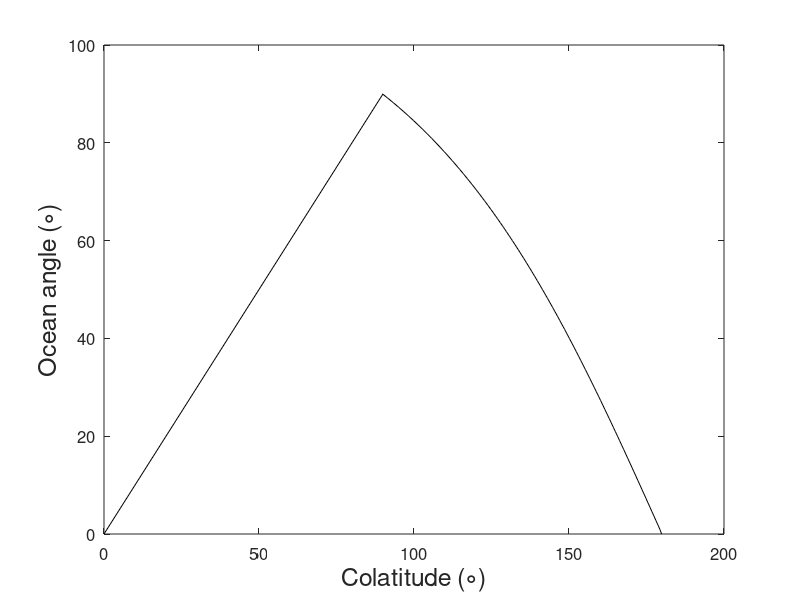
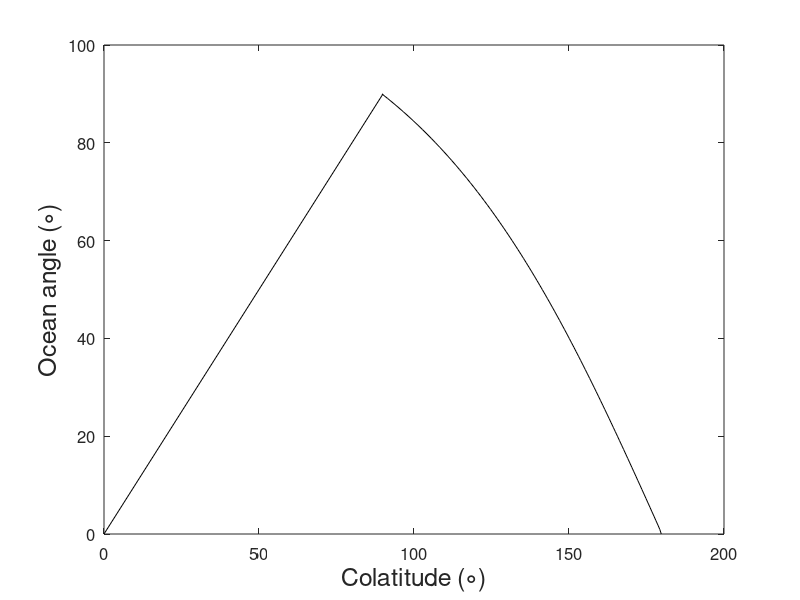
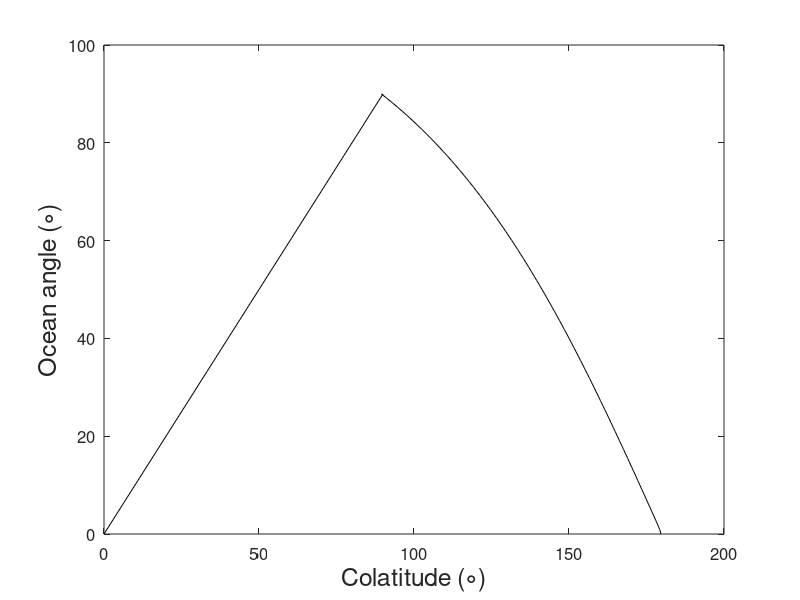
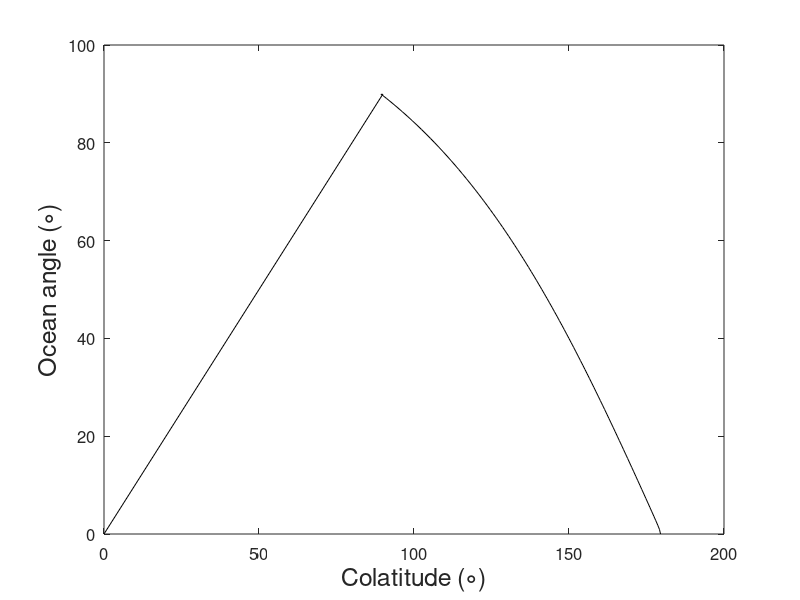

The MATLAB script that drew these images, in order:
%%%%%%%%%%%%%%%%%%%%%%%%%%%%%%%%%%%%%%%%%%%%%%%%%%%%%%%%%%%%%%%%%%%%%%%%%%%
% plot sea angle for north identation
% Used in Johnston and Montesi, Journal of Geophysical Research, 2017,
% Figure 6
%%%%%%%%%%%%%%%%%%%%%%%%%%%%%%%%%%%%%%%%%%%%%%%%%%%%%%%%%%%%%%%%%%%%%%%%%%%

Rs=252; % surface radius
for T=[10,20,40,60,80];
    for Ds=[0.1:0.1:0.9]*T; % which sea thickness
    
    %% find curvature in the South
    Rc=Rs-T; %core/base of shell radius 
    Rt=Rc+Ds; % radius at the top of the South Polar indentation
    As=linspace(0,90,100); % set of south polar indentation angles
    Ys=(Rt.^2-Rc.^2)./(Rt-Rc.*cosd(As))/2; % center of the south polar indentation
    Cs=Rt-Ys; %curvature of the south polar indentation
    
    %%
    Cn=Cs; Dn=Ds/2; %curvature and thickness of the north polar indentation 
    Yn=Rc+Dn-Cn; % Center of the north polar indentation
    An=acosd((Rc.^2-Cn.^2+Yn.^2)./(2.*Yn.*Rc)); %north indentation angle
    
    %%
    figure(1); clf;
    hold on; box on; set(gca','fontsize',12)
    plot(180-An,As,'k');
    plot([0,90],[0,90],'k');
    xlabel('Colatitude (\circ)','fontsize',18);
    ylabel('Ocean angle (\circ)','fontsize',18);
    
    print(1,'-dpdf',sprintf('NorthRelateT%gD%g.pdf',T,Ds));
    end
end
%% Example geometry (last set of parameters)
i=100;
Th=linspace(0,180,100);xc=sind(Th);yc=cosd(Th);
figure (2); clf; hold on;
plot(Rs*xc,Rs*yc,'k'); %surface
plot(Rc*xc,Rc*yc,'k'); %ice shell
plot(Cs(i)*xc,Cs(i)*yc-Ys(i),'r'); %south polar indentation
plot([0,Rc*sind(As(i))],[0,-Rc*cosd(As(i))],'r');
plot(Cn(i)*xc,Cn(i)*yc+Yn(i),'b'); %north polar indentation
plot([0,Rc*sind(An(i))],[0,Rc*cosd(An(i))],'b');
axis equal;
axis tight;

